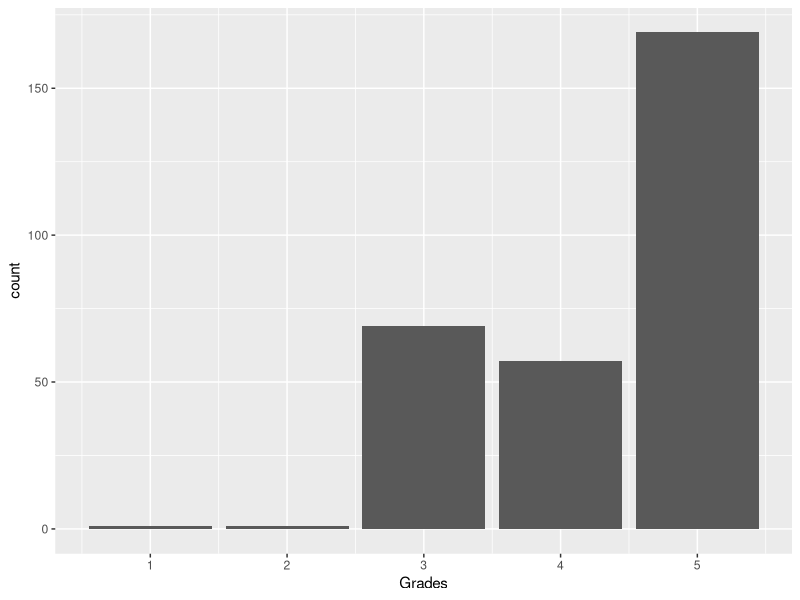
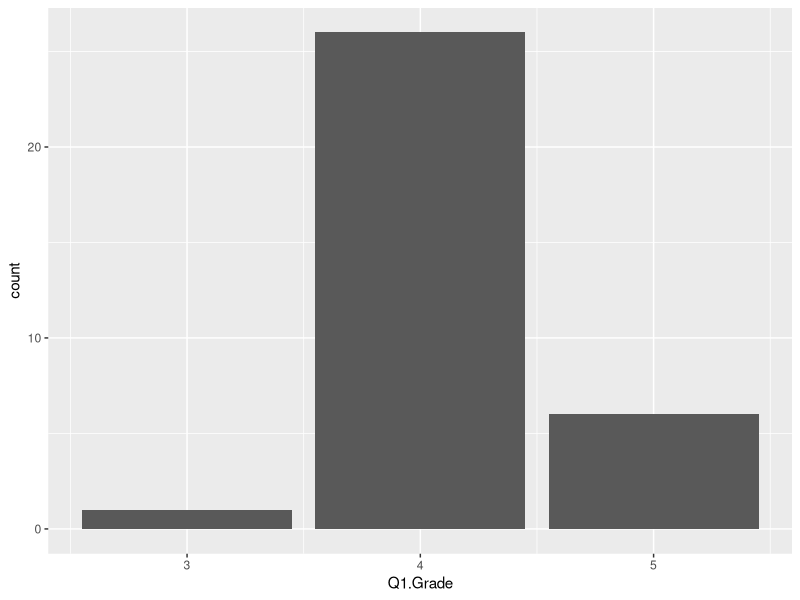
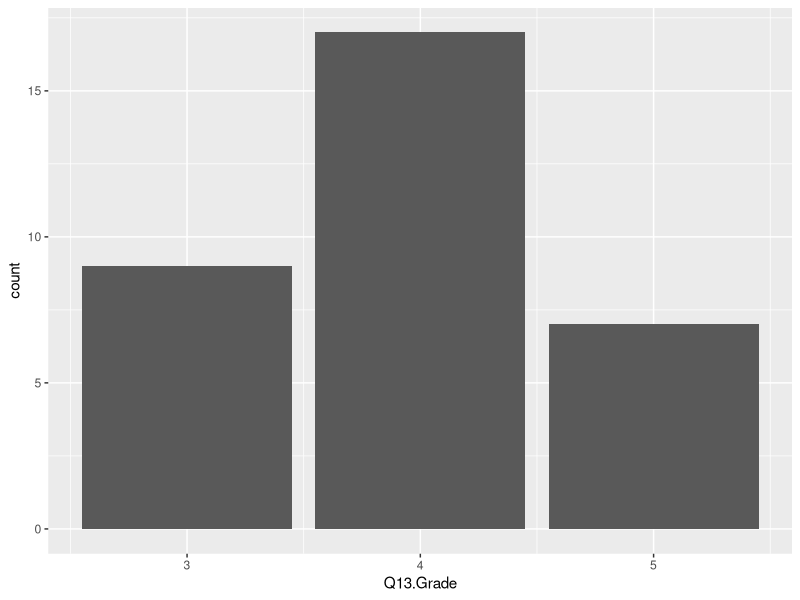
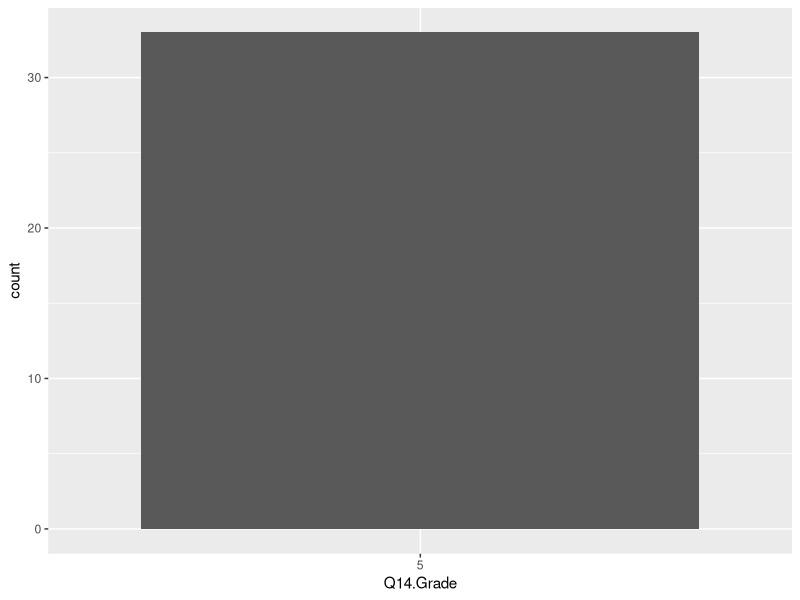
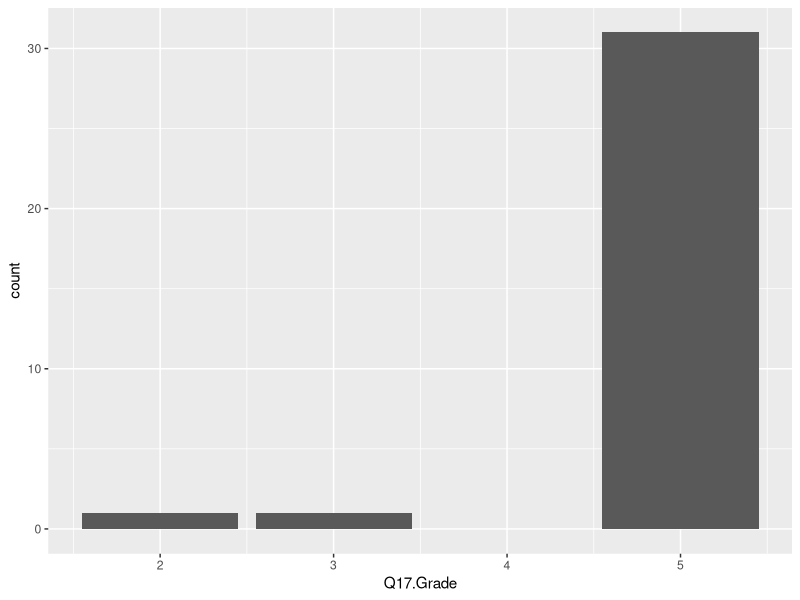
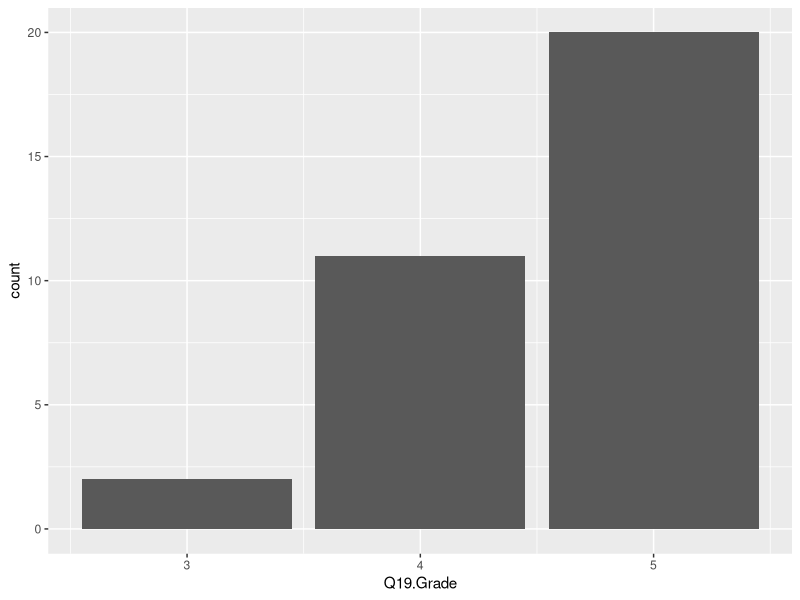
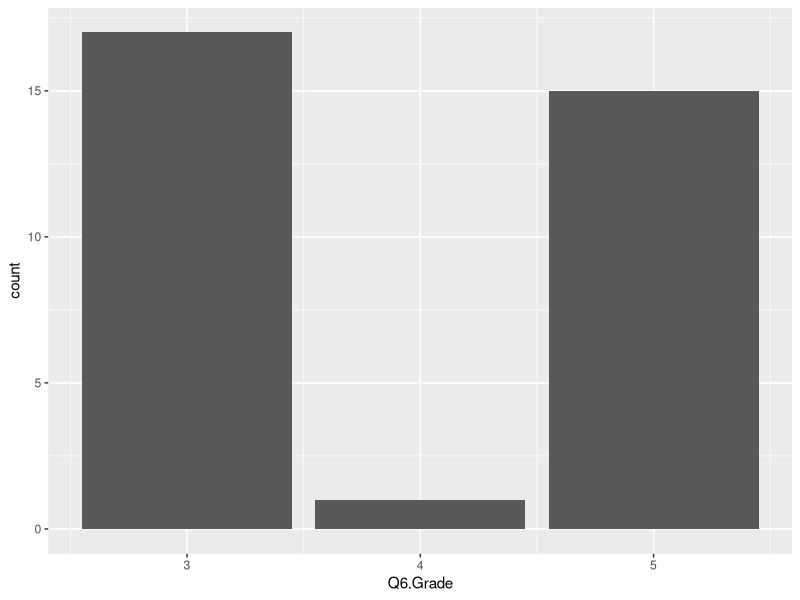
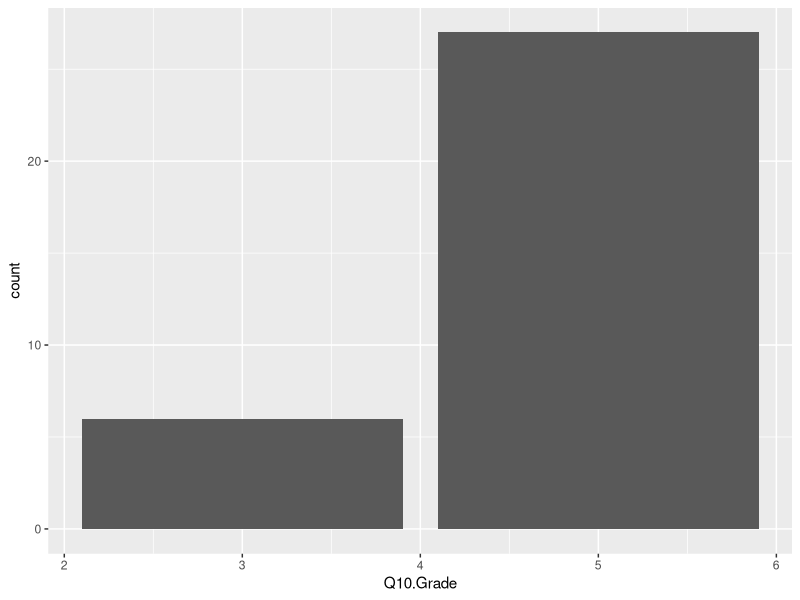

Write R code to recreate these figures, in order.
## ---- chunk 1
knitr::opts_chunk$set(echo = TRUE)
## ---- chunk 2
setwd("~/Documents/FROST-SUMMER-2022/Winter2021")

library(tidyverse)
library(readxl)  
CK1.1 <- read_excel("FROST Grading CK 1.1_final (Winter 2021).xlsx")
CK1.1_clean <- select(CK1.1, c(1:4, 197:206))
## ---- chunk 3
CK1.1_clean = subset(CK1.1_clean, select = -c(Student:GroupCK.1.1))

CK1.1_clean <- drop_na(CK1.1_clean)
## ---- chunk 4
CK1.1_all <- data.frame(unlist(CK1.1_clean))
colnames(CK1.1_all)[1] <- "Grades"
## ---- chunk 5
CK1.1_all %>%
  count(Grades)
## ---- chunk 6
CK1.1_all %>%
  ggplot() +
  geom_bar(aes(x = Grades))
## ---- chunk 7
CK1.1_clean %>%
  count(Q1.Grade)
## ---- chunk 8
CK1.1_clean %>%
  ggplot() +
  geom_bar(aes(x = Q1.Grade))
## ---- chunk 9
CK1.1_clean %>%
  count(Q13.Grade)
## ---- chunk 10
CK1.1_clean %>%
  ggplot() +
  geom_bar(aes(x = Q13.Grade))
## ---- chunk 11
CK1.1_clean %>%
  count(Q14.Grade)
## ---- chunk 12
CK1.1_clean$Q14.Grade <- as.factor(CK1.1_clean$Q14.Grade)

CK1.1_clean %>%
  ggplot() +
  geom_bar(aes(x = Q14.Grade))
## ---- chunk 13
CK1.1_clean %>%
  count(Q17.Grade)
## ---- chunk 14
CK1.1_clean %>%
  ggplot() +
  geom_bar(aes(x = Q17.Grade))
## ---- chunk 15
CK1.1_clean %>%
  count(Q19.Grade)
## ---- chunk 16
CK1.1_clean %>%
  ggplot() +
  geom_bar(aes(x = Q19.Grade))
## ---- chunk 17
CK1.1_clean %>%
  count(Q6.Grade)
## ---- chunk 18
CK1.1_clean %>%
  ggplot() +
  geom_bar(aes(x = Q6.Grade))
## ---- chunk 19
CK1.1_clean %>%
  count(Q10.Grade)
## ---- chunk 20
CK1.1_clean %>%
  ggplot() +
  geom_bar(aes(x = Q10.Grade))
## ---- chunk 21
CK1.1_clean %>%
  count(Q16.Grade)
## ---- chunk 22
CK1.1_clean %>%
  ggplot() +
  geom_bar(aes(x = Q16.Grade))
## ---- chunk 23
CK1.1_clean %>%
  count(Q21.Grade)
## ---- chunk 24
CK1.1_clean %>%
  ggplot() +
  geom_bar(aes(x = Q21.Grade))
